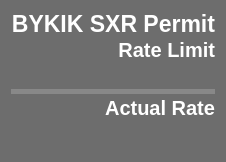
              <widget class="PyDMFrame" name="Device_BYKIKS_Frame">
               <property name="minimumSize">
                <size>
                 <width>0</width>
                 <height>162</height>
                </size>
               </property>
               <property name="maximumSize">
                <size>
                 <width>270</width>
                 <height>250</height>
                </size>
               </property>
               <property name="toolTip">
                <string/>
               </property>
               <property name="styleSheet">
                <string notr="true">QFrame{
background-color: rgb(109, 109, 109);
border-bottom-left-radius: 15px;
border-bottom-right-radius: 15px;
border-top-left-radius: 15px;
border-top-right-radius: 15px;
}</string>
               </property>
               <property name="alarmSensitiveBorder" stdset="0">
                <bool>true</bool>
               </property>
               <property name="channel" stdset="0">
                <string>ca://IOC:BSY0:MP01:BYKIKS_RATE</string>
               </property>
               <layout class="QVBoxLayout" name="verticalLayout_18">
                <property name="spacing">
                 <number>0</number>
                </property>
                <item>
                 <widget class="QLabel" name="Device_BYKIKS_Title">
                  <property name="font">
                   <font>
                    <pointsize>17</pointsize>
                    <weight>75</weight>
                    <bold>true</bold>
                   </font>
                  </property>
                  <property name="styleSheet">
                   <string notr="true">color: rgb(255, 255, 255);</string>
                  </property>
                  <property name="text">
                   <string>BYKIK SXR Permit</string>
                  </property>
                  <property name="alignment">
                   <set>Qt::AlignRight|Qt::AlignTop|Qt::AlignTrailing</set>
                  </property>
                 </widget>
                </item>
                <item>
                 <widget class="QLabel" name="Device_BYKIKS_RL_Title">
                  <property name="font">
                   <font>
                    <pointsize>15</pointsize>
                    <weight>75</weight>
                    <bold>true</bold>
                   </font>
                  </property>
                  <property name="styleSheet">
                   <string notr="true">border: 0px;
color: rgb(255, 255, 255);</string>
                  </property>
                  <property name="text">
                   <string>Rate Limit</string>
                  </property>
                  <property name="alignment">
                   <set>Qt::AlignBottom|Qt::AlignRight|Qt::AlignTrailing</set>
                  </property>
                 </widget>
                </item>
                <item>
                 <widget class="PyDMLabel" name="Device_BYKIKS_RL_Num">
                  <property name="font">
                   <font>
                    <family>Sans Serif</family>
                    <pointsize>15</pointsize>
                    <weight>75</weight>
                    <italic>false</italic>
                    <bold>true</bold>
                   </font>
                  </property>
                  <property name="styleSheet">
                   <string notr="true">color: rgb(255, 255, 255);</string>
                  </property>
                  <property name="alignment">
                   <set>Qt::AlignRight|Qt::AlignTrailing|Qt::AlignVCenter</set>
                  </property>
                  <property name="rules" stdset="0">
                   <string>[{&quot;name&quot;: &quot;Add Hz&quot;, &quot;property&quot;: &quot;Text&quot;, &quot;initial_value&quot;: &quot;&quot;, &quot;expression&quot;: &quot;str(ch[0]) + ' Hz'&quot;, &quot;channels&quot;: [{&quot;channel&quot;: &quot;ca://IOC:BSY0:MP01:BYKIKS_MEASRATE&quot;, &quot;trigger&quot;: true, &quot;use_enum&quot;: true}]}]</string>
                  </property>
                  <property name="alarmSensitiveBorder" stdset="0">
                   <bool>false</bool>
                  </property>
                  <property name="channel" stdset="0">
                   <string>ca://IOC:BSY0:MP01:BYKIKS_MEASRATE</string>
                  </property>
                 </widget>
                </item>
                <item>
                 <widget class="PyDMDrawingLine" name="Device_BYKIKS_Line">
                  <property name="maximumSize">
                   <size>
                    <width>16777215</width>
                    <height>5</height>
                   </size>
                  </property>
                  <property name="toolTip">
                   <string/>
                  </property>
                  <property name="styleSheet">
                   <string notr="true">background-color: rgb(136, 136, 136);
</string>
                  </property>
                 </widget>
                </item>
                <item>
                 <widget class="QLabel" name="Device_BYKIKS_AR_Title">
                  <property name="font">
                   <font>
                    <pointsize>15</pointsize>
                    <weight>75</weight>
                    <bold>true</bold>
                   </font>
                  </property>
                  <property name="styleSheet">
                   <string notr="true">color: rgb(255, 255, 255);</string>
                  </property>
                  <property name="text">
                   <string>Actual Rate</string>
                  </property>
                  <property name="alignment">
                   <set>Qt::AlignBottom|Qt::AlignRight|Qt::AlignTrailing</set>
                  </property>
                 </widget>
                </item>
                <item>
                 <widget class="PyDMLabel" name="Device_BYKIKS_AR_Num">
                  <property name="font">
                   <font>
                    <family>Sans Serif</family>
                    <pointsize>17</pointsize>
                    <weight>75</weight>
                    <italic>false</italic>
                    <bold>true</bold>
                   </font>
                  </property>
                  <property name="toolTip">
                   <string/>
                  </property>
                  <property name="styleSheet">
                   <string notr="true">border: 0px;</string>
                  </property>
                  <property name="alignment">
                   <set>Qt::AlignRight|Qt::AlignTrailing|Qt::AlignVCenter</set>
                  </property>
                  <property name="showUnits" stdset="0">
                   <bool>true</bool>
                  </property>
                  <property name="alarmSensitiveContent" stdset="0">
                   <bool>true</bool>
                  </property>
                  <property name="alarmSensitiveBorder" stdset="0">
                   <bool>false</bool>
                  </property>
                  <property name="channel" stdset="0">
                   <string>ca://IOC:BSY0:MP01:BYKIKS_RATE</string>
                  </property>
                 </widget>
                </item>
               </layout>
              </widget>
